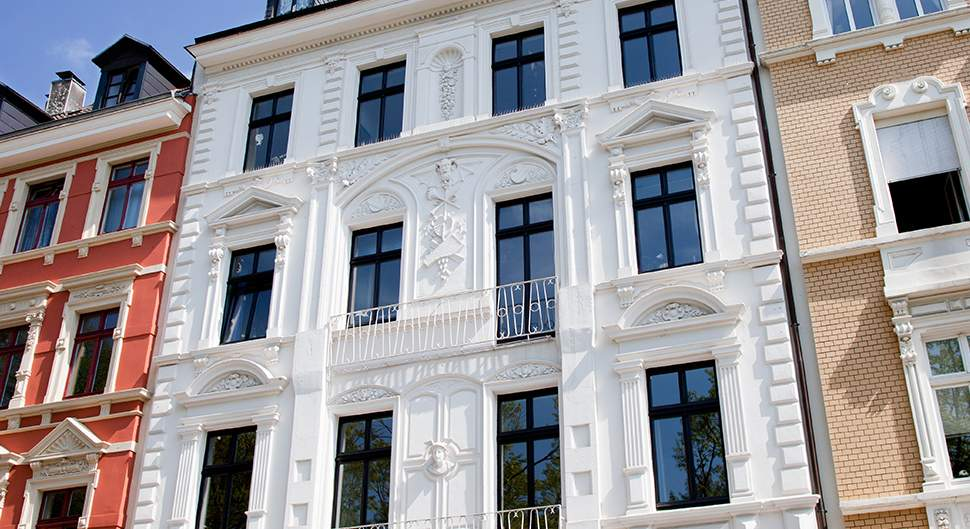
#> input picture TP5/facade.png, 970 x 529 px
$ python interest.py facade.png
#> lines starting #> are read from the running program, lines starting #| are printed output that depends on the picture
import cv2 as cv
import numpy as np
import sys
from scipy.ndimage.interpolation import shift

def scale (img, t):
    shape = np.shape(img)
    size = (shape[0],shape[1])
    M = np.float32([[t, 0, 1], [0, t, 1]])
    return cv.warpAffine(img, M, size)

def rotation (img, a):
    height = img.shape[0]
    width = img.shape[1]
    center = (height/2, width/2)
    M = cv.getRotationMatrix2D(center, a, 1)
    size = (height,width)
    return cv.warpAffine(img, M, size)

# [6 lines left out: function perspective, not called in this run]

def computeHarris (img):
    img = scale (img, taille)
    img = rotation (img, angle)
    if persp:
        img = perspective (img, p1, p2, p3, p4)
    gray = cv.cvtColor(img, cv.COLOR_BGR2GRAY)
    gray = np.float32(gray)
    gray = addNoise(gray, noise)
    gray = np.uint8(gray)
    harrised = cv.cornerHarris(gray,3,3,0.04)
    harrised = cv.dilate(harrised,None)
    img[harrised>0.01*harrised.max()]=[0,0,255]
    cv.imshow('Harris cv',img)

# [59 lines left out: functions computeMyHarris, computeShiTomasi, computeSIFT, computeORB, not called in this run]


def computeIx(img):
    return cv.Sobel(img, -1, 1, 0, 3)

def computeIy(img):
    return cv.Sobel(img, -1, 0, 1, 3)

# [24 lines left out: functions computeSommeI, computeR, not called in this run]

def addNoise (img, n):
    size = np.shape(img)
    M = np.random.normal((255/2), n, size)
    img = np.add(img, M)
    for x in range(size[0]):
        for y in range(size[1]):
            if img[x,y] < 0:
                img[x,y] = 0
            if img[x,y] > 255:
                img[x,y] = 255
    return img

def refresh (img):
    if version == 0:
        computeHarris (img)
    elif version == 1:
        computeMyHarris (img)
    elif version == 2:
        computeShiTomasi (img)
    elif version == 3:
        computeSIFT (img)
    elif version == 4:
        computeORB (img)

# [39 lines left out: functions update_angle, update_scale, update_version, update_noise, update_perspective, not called in this run]

taille = 1
angle = 0
version = 0
noise = 0
persp = 0
img_source = cv.imread(sys.argv[1])
#> img_source is the input picture: shape (529, 970, 3); mean B, G, R 155, 152.2, 156.3
img = cv.resize(img_source, (500,500))
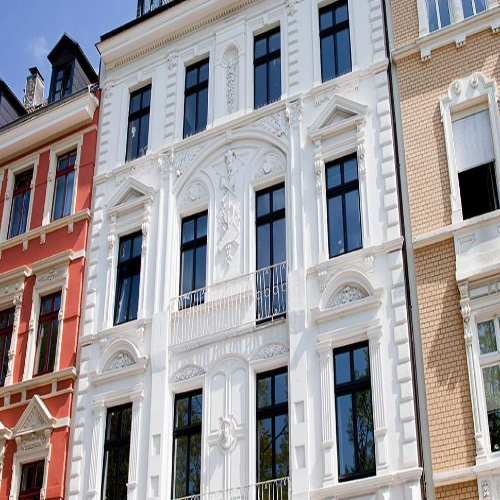
#> img: shape (500, 500, 3); mean B, G, R 154.9, 152, 156.2
height = img.shape[0]
#> height = 500
width = img.shape[1]
#> width = 500
p1 = (0,0)
p2 = (width,0)
#> p2 = (500, 0)
p3 = (0,height)
#> p3 = (0, 500)
p4 = (width,height)
#> p4 = (500, 500)

cv.namedWindow('Harris cv')
cv.createTrackbar('angle', 'Harris cv',0,360, update_angle)
cv.createTrackbar('scale', 'Harris cv',50,100, update_scale)
cv.createTrackbar('version', 'Harris cv',0,4, update_version)
cv.createTrackbar('bruit', 'Harris cv',0,100, update_noise)
cv.createTrackbar('perspective', 'Harris cv',0,1, update_perspective)

refresh(img)
#> in scale, `return cv.warpAffine(img, M, size)`:
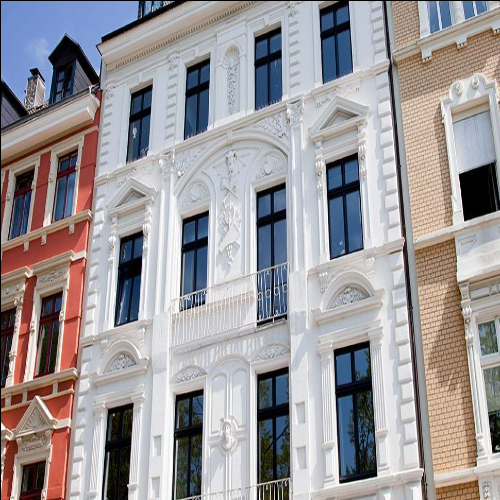
#> returned value: shape (500, 500, 3); mean of channels 0, 1, 2 154.3, 151.4, 155.6; drawn as B, G, R
#> in computeHarris, `gray = cv.cvtColor(img, cv.COLOR_BGR2GRAY)`:
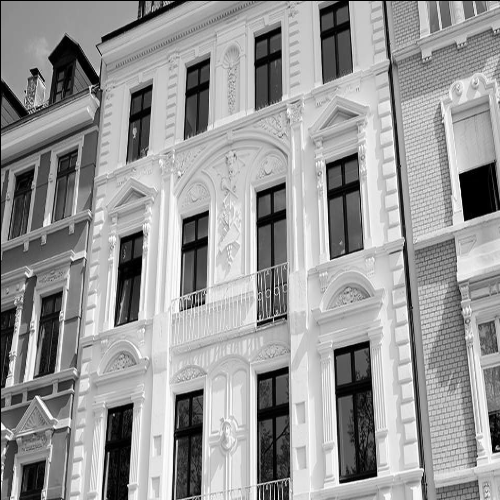
#> gray: shape (500, 500); min 0, max 255, mean 153
#> after the loop in addNoise, `for x in range(size[0]):`:
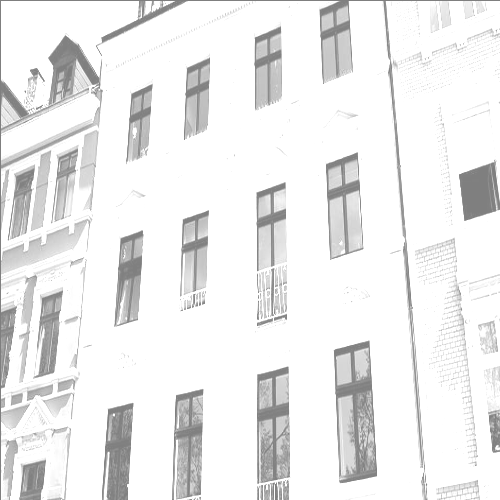
#> img: shape (500, 500) float64; min 127.5, max 255, mean 236.5
#> in computeHarris, `harrised = cv.cornerHarris(gray,3,3,0.04)`:
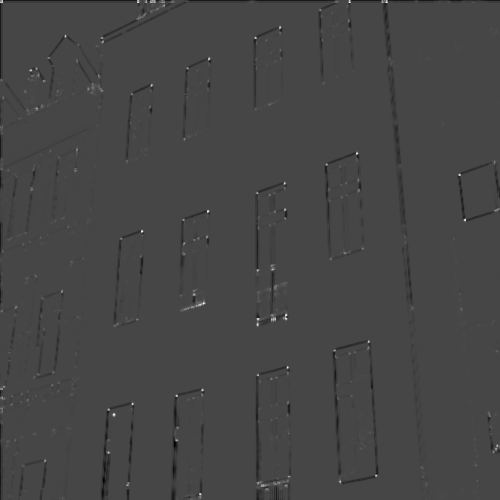
#> harrised: shape (500, 500) float32; min -0.00175, max 0.00459, mean -1.52e-05; drawn with min black and max white
#> in computeHarris, `harrised = cv.dilate(harrised,None)`:
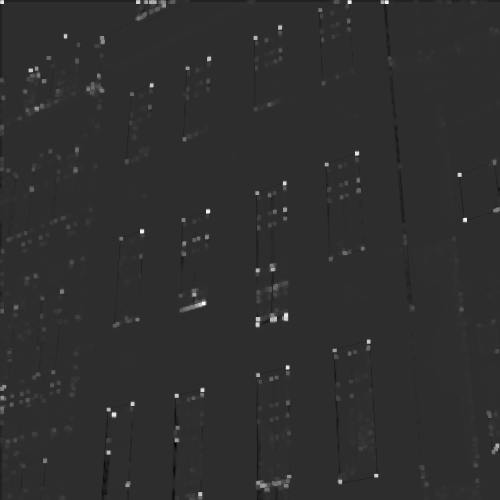
#> harrised: shape (500, 500) float32; min -0.00101, max 0.00459, mean 2.68e-05; drawn with min black and max white
#> in computeHarris, `img[harrised>0.01*harrised.max()]=[0,0,255]`:
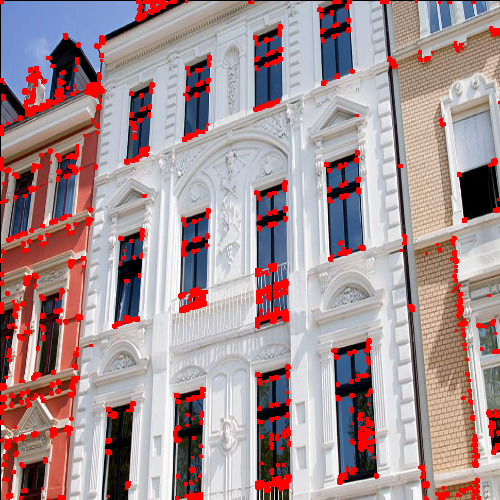
#> img: shape (500, 500, 3); mean of channels 0, 1, 2 148.4, 145.7, 166.7; drawn as B, G, R

cv.waitKey(0)
cv.destroyAllWindows()
